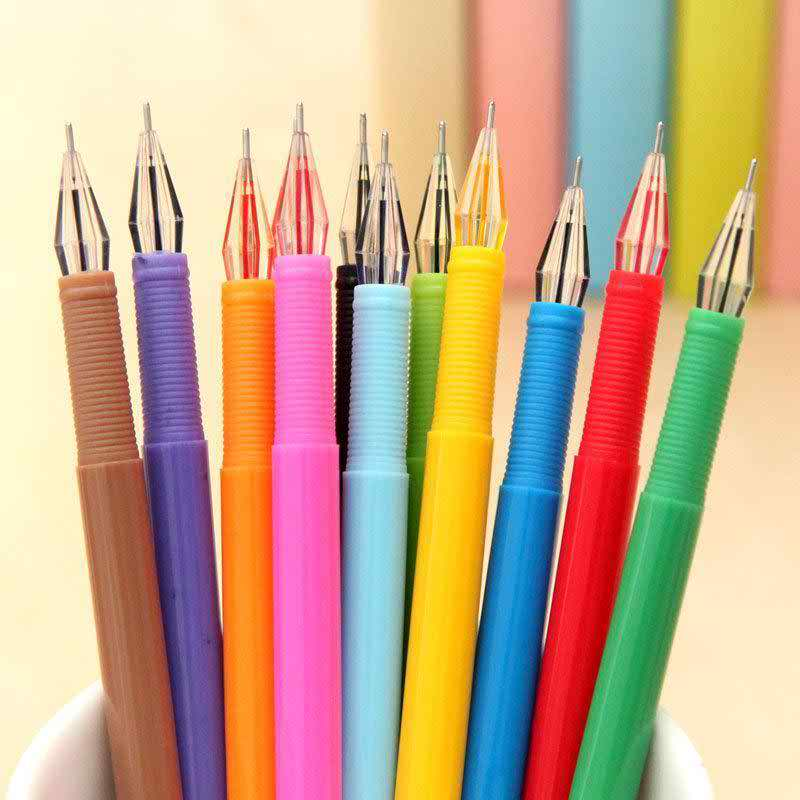
%> input picture Color Chanel/pen.jpg, 800 x 800 px
$ octave ColorChanel.m   (GNU Octave 9; MATLAB toolbox functions it lacks are replaced by stand-ins)
%> lines starting %> are read from the running program, lines starting %| are printed output that depends on the picture

%%
%
%  Nishikanto Sarkar
%  Reg No. 2012331071
%
%% RGB channels
% Split an color image to its 3 RGB channels.

%%
% _Read image from the link_
img = imread('pen.jpg'); % Read image
%> img is the input picture: size 800x800x3 uint8; mean R, G, B 198.5, 168.7, 139.7

%%
% Taking the RGB image, img, and extracting the red,
% green, and blue parts and creating 3 2-D matrices: red,green, and blue.
red = img(:,:,1);
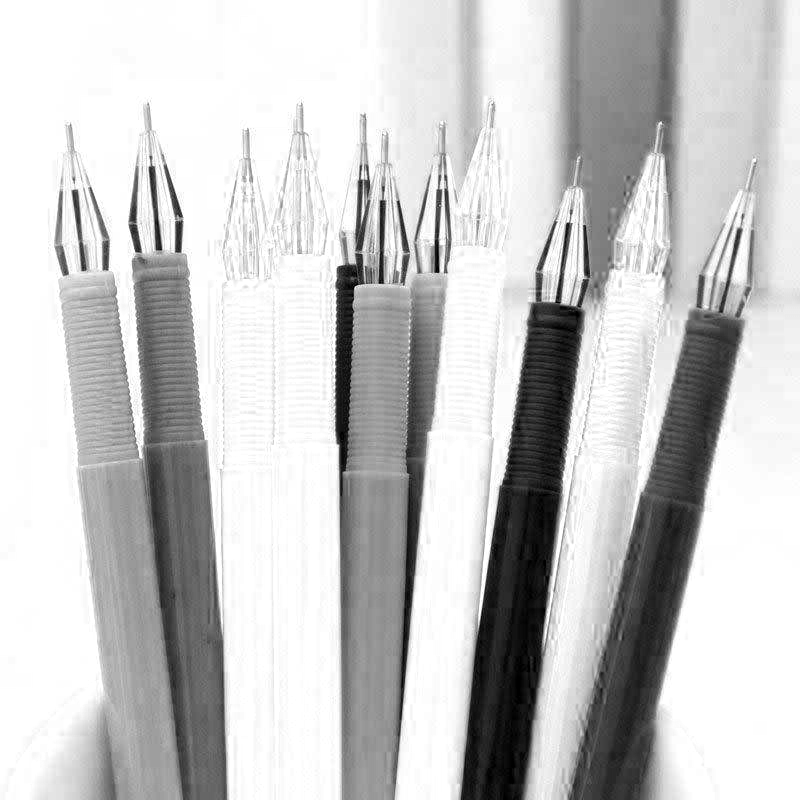
%> red: size 800x800 uint8; min 0, max 255, mean 198.5
green = img(:,:,2);
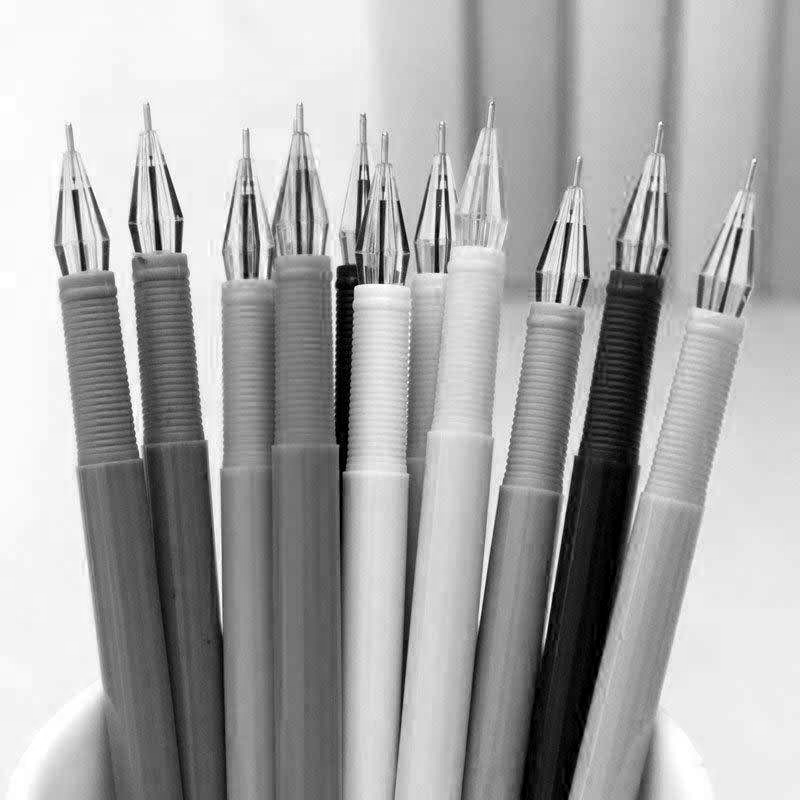
%> green: size 800x800 uint8; min 0, max 255, mean 168.7
blue = img(:,:,3);
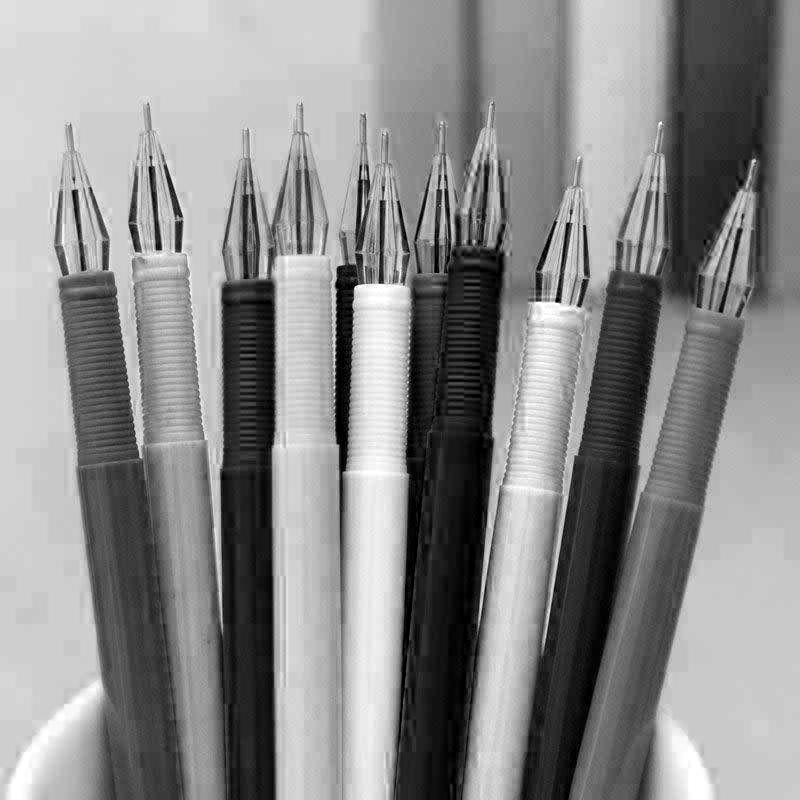
%> blue: size 800x800 uint8; min 0, max 255, mean 139.7


%%
% create a 2-D array of zeros
a = zeros(size(img, 1), size(img, 2));

%%
% cat method return a image with specific color channel
% by setting others channel zero. cat method return a image
% with specific color channel by setting others channel zero.

just_red = cat(3, red, a, a);
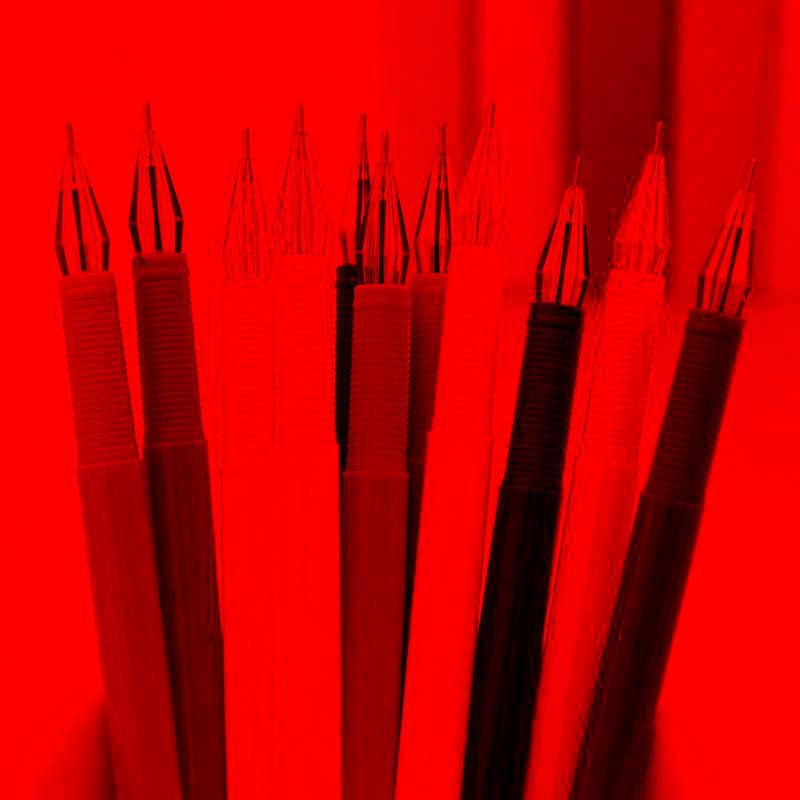
%> just_red: size 800x800x3 uint8; mean R, G, B 198.5, 0, 0
just_green = cat(3, a, green, a);
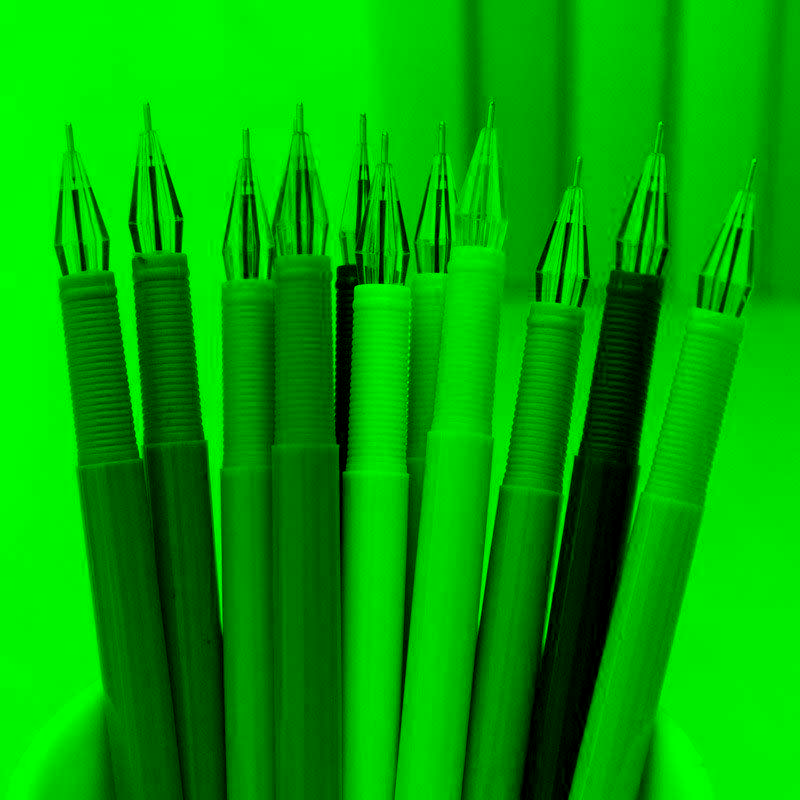
%> just_green: size 800x800x3 uint8; mean R, G, B 0, 168.7, 0
just_blue = cat(3, a, a, blue);
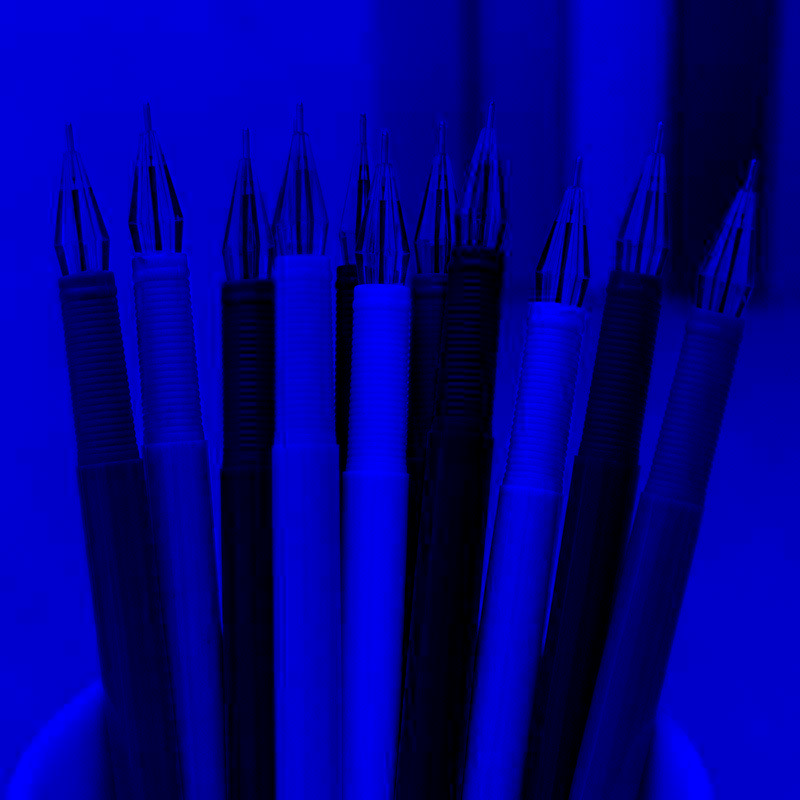
%> just_blue: size 800x800x3 uint8; mean R, G, B 0, 0, 139.7

%%
% showing these channel
subplot(2,2,1);
imshow(just_red), title('Red channel')

subplot(2,2,2);
imshow(just_green), title('Green channel')

subplot(2,2,3);
imshow(just_blue), title('Blue channel')

back_to_original_img = cat(3, red, green, blue);
subplot(2,2,4);
imshow(back_to_original_img), title('Back to original image')


%% Importance :
% Each natural color can be approximated by a combination of the three
% basic colors. Each basic color of an image stored in a group accidental
% data called channel. In this way we can observe the tendency of the
% dominant basic color in an image for a specific analysis needs.
